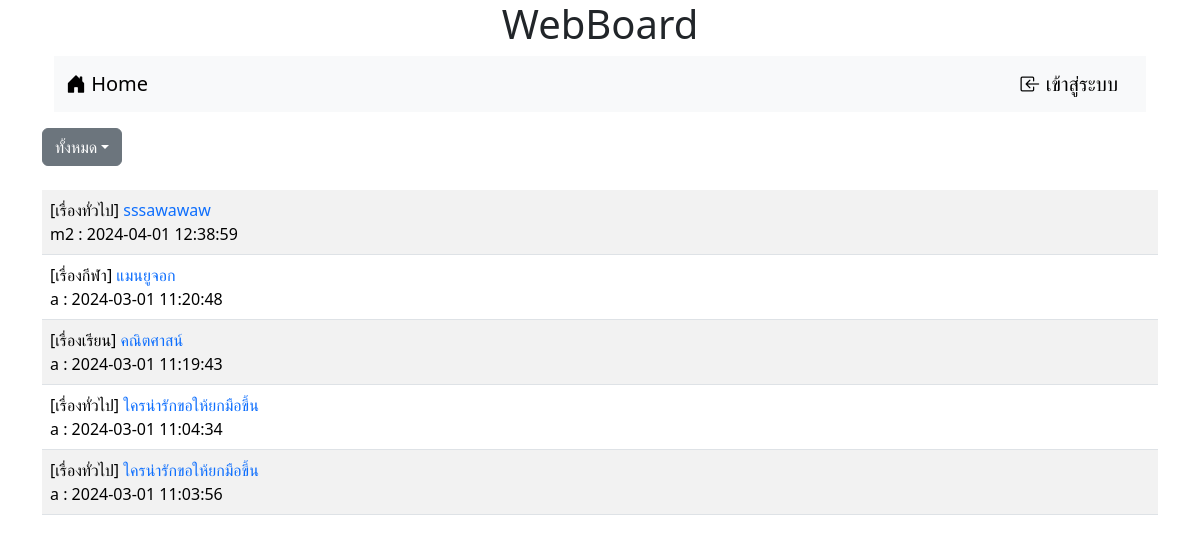
The page / on the database its author committed.
### tables this page shows
CREATE TABLE `post` (
  `id` int(11) NOT NULL,
  `title` varchar(128) NOT NULL,
  `content` varchar(2048) NOT NULL,
  `post_date` datetime NOT NULL,
  `cat_id` int(11) NOT NULL,
  `user_id` int(11) NOT NULL
);

CREATE TABLE `category` (
  `id` int(11) NOT NULL,
  `name` varchar(32) NOT NULL
);

CREATE TABLE `user` (
  `id` int(11) NOT NULL,
  `login` varchar(32) NOT NULL,
  `password` varchar(64) NOT NULL,
  `name` varchar(64) NOT NULL,
  `gender` char(1) NOT NULL,
  `email` varchar(32) NOT NULL,
  `role` char(1) NOT NULL
);

### index.php (the view, shortened to what this page needs)
<!DOCTYPE html>
<html lang="en">
<head>
    <link href="https://cdn.jsdelivr.net/npm/bootstrap@5.3.2/dist/css/bootstrap.min.css" rel="stylesheet">
    <link rel="stylesheet" href="https://cdn.jsdelivr.net/npm/bootstrap-icons@1.11.3/font/bootstrap-icons.min.css">
</head>
<body>
<div class="container - lg">
    <h1 style="text-align: center;">WebBoard</h1>
    <form action="post.php" method="get">
        <div class="container-fluid">
            <nav class="navbar bg-body-tertiary">
                <div class="container-fluid">
                    <a class="navbar-brand" href="index.php"><i class="bi bi-house-door-fill"></i> Home</a>
                    <form class="d-flex"><?php if(!isset($_SESSION['id'])) { ?>
                        <a href="login.php" class="navbar-brand"><i class="bi bi-box-arrow-in-left"></i> เข้าสู่ระบบ</a>
                            <?php }else{ if ($_SESSION["role"] == 'm'&& isset($_SESSION['id'])) { ?>
                                <nav class="nav-item dropdown">
                                <a class="nav-link dropdown-toggle" href="#" role="button" data-bs-toggle="dropdown" aria-expanded="false"><?php echo "<i class='bi bi-people-fill'></i> $_SESSION[username]" ?></a>
                                <ul class="dropdown-menu">
                                    <li><a class="dropdown-item" href="logout.php">ออกจากระบบ</a></li>
                                </ul>
                            </nav>
                            <?php  }if($_SESSION["role"] == 'a'&& isset($_SESSION['id'])) { ?>
                                <?php }}?>
                    </form>
                </div>
            </nav>
        </div>
    <div class="mt-3 d-flex justify-content-between">
    <div class="dropdown-center">
        <button class="btn btn-secondary dropdown-toggle" type="button" data-bs-toggle="dropdown" aria-expanded="false">ทั้งหมด</button>
                    <?php
                            $sql="SELECT * FROM category";
                            ?>
                    </div>
    </div>
    <table class="table table-striped mt-4">
    <?php
         $conn=new PDO("mysql:host=localhost;dbname=webboard;charset=utf8","root","");
         if(isset($_GET["cat"])){
         $sql="SELECT t3.name,t1.title,t1.id,t2.login,t1.post_date,t1.user_id FROM post as t1
         INNER JOIN user as t2 ON (t1.user_id=t2.id)
         INNER JOIN category as t3 ON (t1.cat_id=t3.id)WHERE t3.id=$_GET[cat] ORDER BY t1.post_date DESC";
         }
         else{
            $sql="SELECT t3.name,t1.title,t1.id,t2.login,t1.post_date,t1.user_id FROM post as t1
         INNER JOIN user as t2 ON (t1.user_id=t2.id)
         INNER JOIN category as t3 ON (t1.cat_id=t3.id)  ORDER BY t1.post_date DESC";
         }
         $result=$conn->query($sql);
        while($row = $result->fetch()){
            if(isset($_SESSION['id'])&& $_SESSION['role'] == 'm'){
                if($_SESSION['user_id']!= $row[5]){
                echo"<tr><td class=col-10>[$row[0]] <a href=post.php?id=$row[2] style=text-decoration:none>$row[1]</a><BR>$row[3] : $row[4]</td><td class=col-1></td><td class=col-1></td></tr>";
                }
                else{
                echo "<tr><td class=col-10>[$row[0]] <a href=post.php?id=$row[2] style=text-decoration:none>$row[1]</a><BR>$row[3] : $row[4]</td><td class=col-1><a href='editpost.php?edit=$row[2]&user=$row[5]' name='edit'  class='btn btn-warning bi bi-pencil-fill'>แก้ไข</a></td>";
                echo "<td class=col-1><a href='delete.php?del=$row[2]&user=$row[5]' name='del' onclick='return myConfirm()' class='btn btn-danger bi bi-trash'></a></td></tr>"; }
        }
            else echo"<tr><td>[$row[0]] <a href=post.php?id=$row[2] style=text-decoration:none>$row[1]</a><BR>$row[3] : $row[4]</td></tr>";
        }
        ?>
    </table>
</div>
</body>
</html>

### rows shown on the page
post: category.name "เรื่องทั่วไป", title "sssawawaw", user.login "m2", post_date "2024-04-01 12:38:59"
post: category.name "เรื่องกีฬา", title "แมนยูจอก", user.login "a", post_date "2024-03-01 11:20:48"
post: category.name "เรื่องเรียน", title "คณิตศาสน์", user.login "a", post_date "2024-03-01 11:19:43"
post: category.name "เรื่องทั่วไป", title "ใครน่ารักขอให้ยกมือขึ้น", user.login "a", post_date "2024-03-01 11:04:34"
post: category.name "เรื่องทั่วไป", title "ใครน่ารักขอให้ยกมือขึ้น", user.login "a", post_date "2024-03-01 11:03:56"
